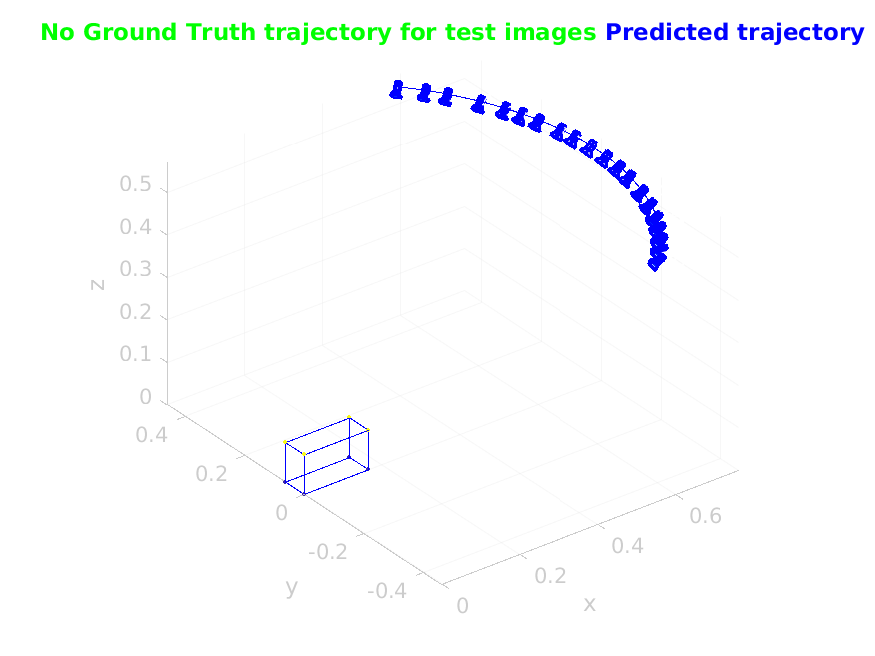
//> input picture Homework1.2/code/trajectory_test.png, 875 x 656 px, given in place of obj1000.jpg, which was not available
$ ./task1   (built with g++ and OpenCV 4)
//> lines starting //> are read from the running program, lines starting //| are printed output that depends on the picture; pictures that were not available may be replaced by others from this repository, and a replacement may not be noted
#include <opencv2/opencv.hpp>
#include "hog_visualization.hpp"
#include <vector>
#include <functional>

using namespace cv;

void computeHOG(Mat& img) {
	Size winSize = img.size();
	Size blockSize = Size(16, 16);
	Size blockStride = Size(8, 8);
	Size cellSize = Size(8, 8);
	int nbins = 9;

	HOGDescriptor hog(winSize, blockSize, blockStride, cellSize, nbins);
	std::vector<float> descriptors;
	Size winStride = Size();
	Size padding = Size();

	hog.compute(img, descriptors, winStride, padding);
	visualizeHOG(img, descriptors, hog);
}

int main(int argc, char *argv[]) {

	// read input image
	Mat resimg;
	Mat img = imread("data/task1/obj1000.jpg");
//> img is the input picture: 656 rows x 875 cols, CV_8UC3; mean B, G, R 252.9, 251.7, 250
	resize(img, resimg, Size(128, 128));
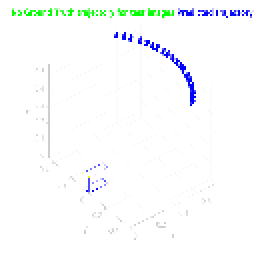
//> resimg: 128 rows x 128 cols, CV_8UC3 (shown 2 times larger); mean B, G, R 252.4, 251.5, 249.4
	imshow("orig", img);
	waitKey(0);

	// transformations
	std::function<void (Mat&, Mat&)> transforms[] = {
		[](Mat &in, Mat &out) {
			resize(in, out, Size(256, 64));
		},
		[](Mat &in, Mat &out) {
			Mat white = Mat::zeros(in.rows, in.cols, in.type());
			white.setTo(Scalar(255,255,255));
			addWeighted(in, 0.5, white, 0.5, 0.0, out);
		},
		[](Mat &in, Mat &out) {
			flip(in, out, -1);
		},
		[](Mat &in, Mat &out) {
			cvtColor(in, out, COLOR_BGR2GRAY);
		},
		[](Mat &in, Mat &out) {
			Sobel(in, out, -1, 1, 0, 0);
		},
		[](Mat &in, Mat &out) {
			Point center = Point(in.cols/2, in.rows/2);
			Mat rot_mat = getRotationMatrix2D(center, 30, 1);
			warpAffine(in, out, rot_mat, in.size());
		},
		[](Mat &in, Mat &out) {
			copyMakeBorder(in, out, 8, 8, 8, 8, BORDER_CONSTANT);
		}
	};

	// apply and compute and visualize
	for(auto& f : transforms) {
		Mat modmat;
		f(resimg, modmat);
//> (the run ends here: the program needs code that is not available in this run, at `visualizeHOG(img, descriptors, hog);`)

$ run again, on Homework1.2/code/validation_trajectory.png
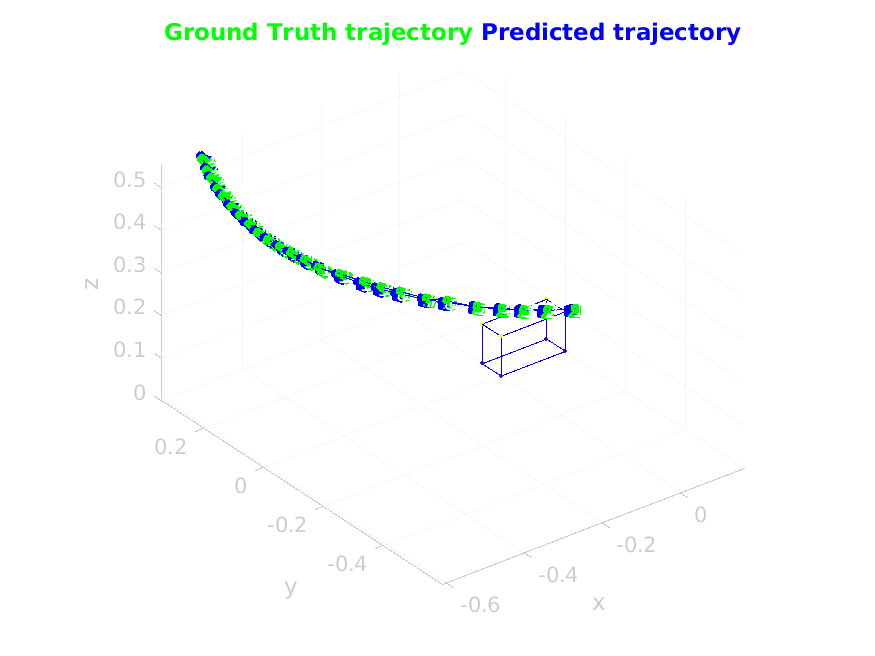
//> input picture Homework1.2/code/validation_trajectory.png, 875 x 656 px, given in place of obj1000.jpg, which was not available
//> img is the input picture: 656 rows x 875 cols, CV_8UC3; mean B, G, R 252.5, 252.8, 250.7
//> `resize(img, resimg, Size(128, 128));`:
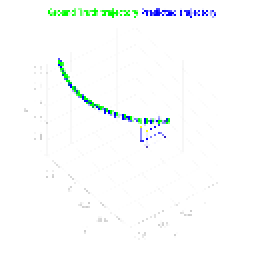
//> resimg: 128 rows x 128 cols, CV_8UC3 (shown 2 times larger); mean B, G, R 252.2, 252.6, 250.3
